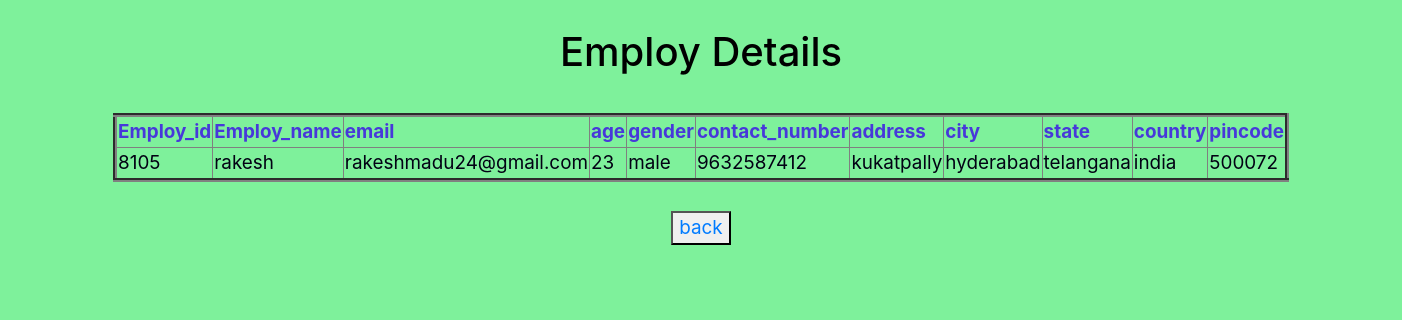
Page /list on the earlier database version.
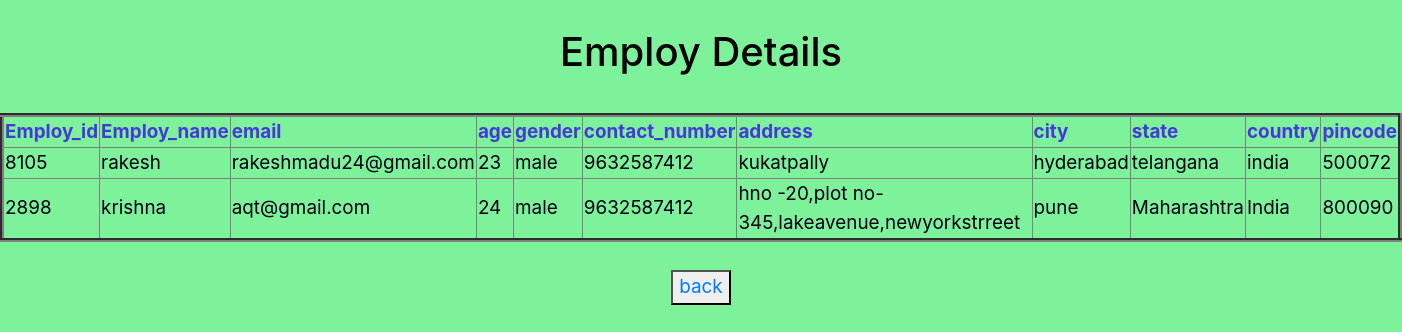
Same page on the later database version.
### zooapp/models.py (models this page shows, shortened)
class Registration(models.Model):
    Type = (
        ('male','male'),
        ('female','female'),
        ('other','other')
    )
    Choices = (
        ('local','local'),
        ('nonlocal','nonlocal')
    )
    p = ''
    for i in range(0,4):
        p = p+str(randint(0,9))
    Employ_id = models.PositiveIntegerField(default = p)
    Employ_name = models.CharField(max_length = 50)
    email = models.EmailField()
    password = models.CharField(max_length=30)
    age = models.CharField(max_length=3)
    gender = models.CharField(max_length=30,choices=Type)
    contact_number = models.CharField(max_length=30)
    address = models.TextField(max_length=300)
    city = models.CharField(max_length=30)
    state = models.CharField(max_length=30)
    country = models.CharField(max_length=30)
    pincode = models.CharField(max_length=30)

### zooapp/views.py (the view)
# urls.py: path('list',views.reglist),
def reglist(request):
    reg = Registration.objects.all()
    return render(request,"reglist.html",{'form':reg})

### zooapp/templates/reglist.html (shortened to what this page needs)
<!DOCTYPE html>
<html lang="en">
<head>
</head>
<link rel="stylesheet" href="https://stackpath.bootstrapcdn.com/bootstrap/4.1.3/css/bootstrap.min.css">
<body style="background-color:rgba(25, 230, 76, 0.555);"></body>
<body>
    <center>
        <br>
        <h1>Employ Details</h1>
        <br>
        <table border=4>
            <tr>
                <th>Employ_id</th>
                <th>Employ_name</th>
                <th>email</th>
                <th>age</th>
                <th>gender</th>
                <th>contact_number</th>
                <th>address</th>
                <th>city</th>
                <th>state</th>
                <th>country</th>
                <th>pincode</th>
            </tr>
            {% for emp in form %}
            <tr>
                <td>{{emp.Employ_id}}</td>
                <td>{{emp.Employ_name}}</td>
                <td>{{emp.email}}</td>
                <td>{{emp.age}}</td>
                <td>{{emp.gender}}</td>
                <td>{{emp.contact_number}}</td>
                <td>{{emp.address}}</td>
                <td>{{emp.city}}</td>
                <td>{{emp.state}}</td>
                <td>{{emp.country}}</td>
                <td>{{emp.pincode}}</td>
            </tr>
            {% endfor %}
        </table>
        <br>
        <button><a href='/'>back</a></button>
    </center>
</body>
</html>

Differences in the rows shown:
added Registration: Employ_id "2898", Employ_name "krishna", email "aqt@gmail.com", age "24", gender "male", contact_number "9632587412", address "hno -20,plot no-345,lakeavenue,newyorkstrreet", city "pune", state "Maharashtra", country "India", pincode "800090"
